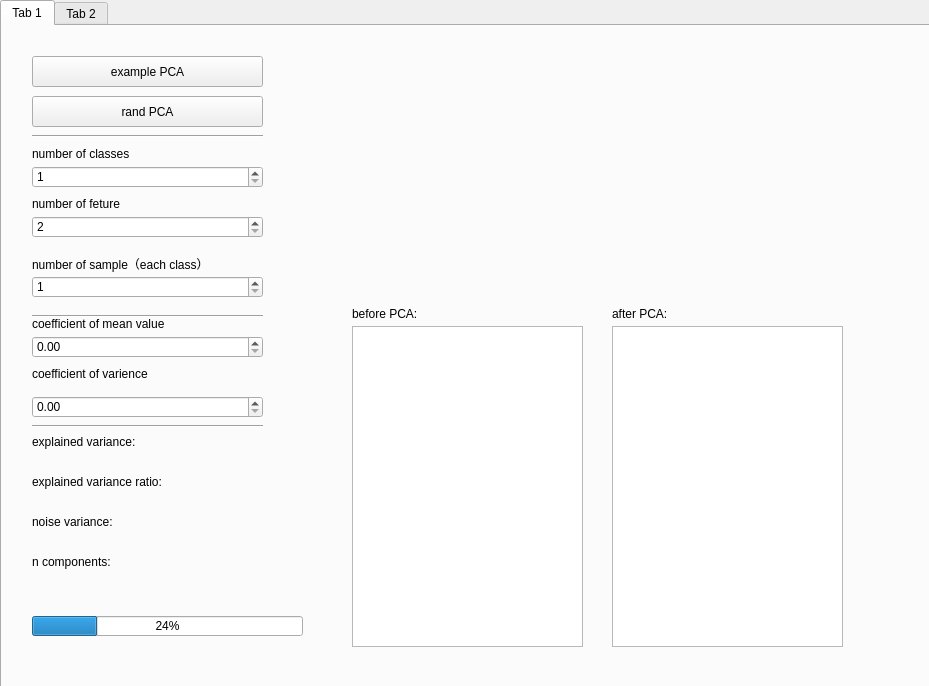
<?xml version="1.0" encoding="UTF-8"?>
<ui version="4.0">
 <class>Form</class>
 <widget class="QWidget" name="Form">
  <property name="geometry">
   <rect>
    <x>0</x>
    <y>0</y>
    <width>929</width>
    <height>686</height>
   </rect>
  </property>
  <property name="windowTitle">
   <string>2020214251-蔡景宜</string>
  </property>
  <widget class="QTabWidget" name="tabWidget">
   <property name="geometry">
    <rect>
     <x>0</x>
     <y>0</y>
     <width>931</width>
     <height>691</height>
    </rect>
   </property>
   <property name="styleSheet">
    <string notr="true">baclground-color:rgb(255, 255, 255)</string>
   </property>
   <property name="currentIndex">
    <number>0</number>
   </property>
   <widget class="QWidget" name="tab">
    <attribute name="title">
     <string>Tab 1</string>
    </attribute>
    <widget class="QGraphicsView" name="graphicsView">
     <property name="geometry">
      <rect>
       <x>330</x>
       <y>10</y>
       <width>531</width>
       <height>271</height>
      </rect>
     </property>
     <property name="styleSheet">
      <string notr="true">background-color:rgb(255, 255, 255,0)</string>
     </property>
     <property name="frameShape">
      <enum>QFrame::NoFrame</enum>
     </property>
     <property name="frameShadow">
      <enum>QFrame::Plain</enum>
     </property>
     <property name="lineWidth">
      <number>0</number>
     </property>
    </widget>
    <widget class="QPushButton" name="pushButton">
     <property name="geometry">
      <rect>
       <x>30</x>
       <y>30</y>
       <width>231</width>
       <height>31</height>
      </rect>
     </property>
     <property name="text">
      <string>example PCA</string>
     </property>
    </widget>
    <widget class="QLabel" name="explained_varience">
     <property name="geometry">
      <rect>
       <x>30</x>
       <y>400</y>
       <width>121</width>
       <height>31</height>
      </rect>
     </property>
     <property name="text">
      <string>explained variance:</string>
     </property>
    </widget>
    <widget class="QLabel" name="explained_varience_value">
     <property name="geometry">
      <rect>
       <x>30</x>
       <y>430</y>
       <width>231</width>
       <height>21</height>
      </rect>
     </property>
     <property name="text">
      <string/>
     </property>
    </widget>
    <widget class="QTableView" name="input_data">
     <property name="geometry">
      <rect>
       <x>350</x>
       <y>300</y>
       <width>231</width>
       <height>321</height>
      </rect>
     </property>
    </widget>
    <widget class="QTableView" name="output_data">
     <property name="geometry">
      <rect>
       <x>610</x>
       <y>300</y>
       <width>231</width>
       <height>321</height>
      </rect>
     </property>
    </widget>
    <widget class="QProgressBar" name="progressBar">
     <property name="geometry">
      <rect>
       <x>30</x>
       <y>590</y>
       <width>271</width>
       <height>20</height>
      </rect>
     </property>
     <property name="value">
      <number>24</number>
     </property>
    </widget>
    <widget class="QLabel" name="explained_varience_ratio">
     <property name="geometry">
      <rect>
       <x>30</x>
       <y>440</y>
       <width>161</width>
       <height>31</height>
      </rect>
     </property>
     <property name="text">
      <string>explained variance ratio:</string>
     </property>
    </widget>
    <widget class="QLabel" name="explained_varience_ratio_value">
     <property name="geometry">
      <rect>
       <x>30</x>
       <y>470</y>
       <width>231</width>
       <height>21</height>
      </rect>
     </property>
     <property name="text">
      <string/>
     </property>
    </widget>
    <widget class="QLabel" name="noise_variance">
     <property name="geometry">
      <rect>
       <x>30</x>
       <y>480</y>
       <width>161</width>
       <height>31</height>
      </rect>
     </property>
     <property name="text">
      <string>noise variance:</string>
     </property>
    </widget>
    <widget class="QLabel" name="noise_variance_value">
     <property name="geometry">
      <rect>
       <x>30</x>
       <y>510</y>
       <width>231</width>
       <height>21</height>
      </rect>
     </property>
     <property name="text">
      <string/>
     </property>
    </widget>
    <widget class="QLabel" name="n_components">
     <property name="geometry">
      <rect>
       <x>30</x>
       <y>520</y>
       <width>161</width>
       <height>31</height>
      </rect>
     </property>
     <property name="text">
      <string>n components:</string>
     </property>
    </widget>
    <widget class="QLabel" name="n_components_value">
     <property name="geometry">
      <rect>
       <x>30</x>
       <y>550</y>
       <width>231</width>
       <height>21</height>
      </rect>
     </property>
     <property name="text">
      <string/>
     </property>
    </widget>
    <widget class="QPushButton" name="rand">
     <property name="geometry">
      <rect>
       <x>30</x>
       <y>70</y>
       <width>231</width>
       <height>31</height>
      </rect>
     </property>
     <property name="text">
      <string>rand PCA</string>
     </property>
    </widget>
    <widget class="QLabel" name="before_PCA">
     <property name="geometry">
      <rect>
       <x>350</x>
       <y>280</y>
       <width>81</width>
       <height>16</height>
      </rect>
     </property>
     <property name="text">
      <string>before PCA:</string>
     </property>
    </widget>
    <widget class="QLabel" name="after_PCA">
     <property name="geometry">
      <rect>
       <x>610</x>
       <y>280</y>
       <width>81</width>
       <height>16</height>
      </rect>
     </property>
     <property name="text">
      <string>after PCA:</string>
     </property>
    </widget>
    <widget class="QLabel" name="number_of_classes_label">
     <property name="geometry">
      <rect>
       <x>30</x>
       <y>120</y>
       <width>171</width>
       <height>16</height>
      </rect>
     </property>
     <property name="text">
      <string>number of classes</string>
     </property>
    </widget>
    <widget class="QSpinBox" name="number_of_classes">
     <property name="geometry">
      <rect>
       <x>30</x>
       <y>140</y>
       <width>231</width>
       <height>22</height>
      </rect>
     </property>
     <property name="minimum">
      <number>1</number>
     </property>
     <property name="stepType">
      <enum>QAbstractSpinBox::AdaptiveDecimalStepType</enum>
     </property>
    </widget>
    <widget class="QDoubleSpinBox" name="coefficient_of_mean_value">
     <property name="geometry">
      <rect>
       <x>30</x>
       <y>310</y>
       <width>231</width>
       <height>22</height>
      </rect>
     </property>
     <property name="singleStep">
      <double>0.100000000000000</double>
     </property>
    </widget>
    <widget class="QDoubleSpinBox" name="coefficient_of_varience">
     <property name="geometry">
      <rect>
       <x>30</x>
       <y>370</y>
       <width>231</width>
       <height>22</height>
      </rect>
     </property>
     <property name="singleStep">
      <double>0.100000000000000</double>
     </property>
    </widget>
    <widget class="QLabel" name="coefficient_of_mean_value_label">
     <property name="geometry">
      <rect>
       <x>30</x>
       <y>290</y>
       <width>171</width>
       <height>16</height>
      </rect>
     </property>
     <property name="text">
      <string>coefficient of mean value</string>
     </property>
    </widget>
    <widget class="QLabel" name="coefficient_of_varience_label">
     <property name="geometry">
      <rect>
       <x>30</x>
       <y>340</y>
       <width>171</width>
       <height>16</height>
      </rect>
     </property>
     <property name="text">
      <string>coefficient of varience</string>
     </property>
    </widget>
    <widget class="QLabel" name="number_of_features_label">
     <property name="geometry">
      <rect>
       <x>30</x>
       <y>170</y>
       <width>171</width>
       <height>16</height>
      </rect>
     </property>
     <property name="text">
      <string>number of feture</string>
     </property>
    </widget>
    <widget class="QSpinBox" name="number_of_features">
     <property name="geometry">
      <rect>
       <x>30</x>
       <y>190</y>
       <width>231</width>
       <height>22</height>
      </rect>
     </property>
     <property name="minimum">
      <number>2</number>
     </property>
     <property name="maximum">
      <number>1000</number>
     </property>
     <property name="singleStep">
      <number>1</number>
     </property>
     <property name="stepType">
      <enum>QAbstractSpinBox::AdaptiveDecimalStepType</enum>
     </property>
    </widget>
    <widget class="QLabel" name="number_of_each_class_label">
     <property name="geometry">
      <rect>
       <x>30</x>
       <y>230</y>
       <width>231</width>
       <height>16</height>
      </rect>
     </property>
     <property name="text">
      <string>number of sample（each class）</string>
     </property>
    </widget>
    <widget class="QSpinBox" name="number_of_each_class">
     <property name="geometry">
      <rect>
       <x>30</x>
       <y>250</y>
       <width>231</width>
       <height>22</height>
      </rect>
     </property>
     <property name="minimum">
      <number>1</number>
     </property>
     <property name="maximum">
      <number>1000</number>
     </property>
     <property name="singleStep">
      <number>10</number>
     </property>
     <property name="stepType">
      <enum>QAbstractSpinBox::AdaptiveDecimalStepType</enum>
     </property>
    </widget>
    <widget class="Line" name="line">
     <property name="geometry">
      <rect>
       <x>30</x>
       <y>280</y>
       <width>231</width>
       <height>20</height>
      </rect>
     </property>
     <property name="orientation">
      <enum>Qt::Horizontal</enum>
     </property>
    </widget>
    <widget class="Line" name="line_2">
     <property name="geometry">
      <rect>
       <x>30</x>
       <y>390</y>
       <width>231</width>
       <height>20</height>
      </rect>
     </property>
     <property name="orientation">
      <enum>Qt::Horizontal</enum>
     </property>
    </widget>
    <widget class="Line" name="line_3">
     <property name="geometry">
      <rect>
       <x>30</x>
       <y>100</y>
       <width>231</width>
       <height>20</height>
      </rect>
     </property>
     <property name="orientation">
      <enum>Qt::Horizontal</enum>
     </property>
    </widget>
   </widget>
   <widget class="QWidget" name="tab_2">
    <attribute name="title">
     <string>Tab 2</string>
    </attribute>
   </widget>
  </widget>
 </widget>
 <resources/>
 <connections/>
</ui>
